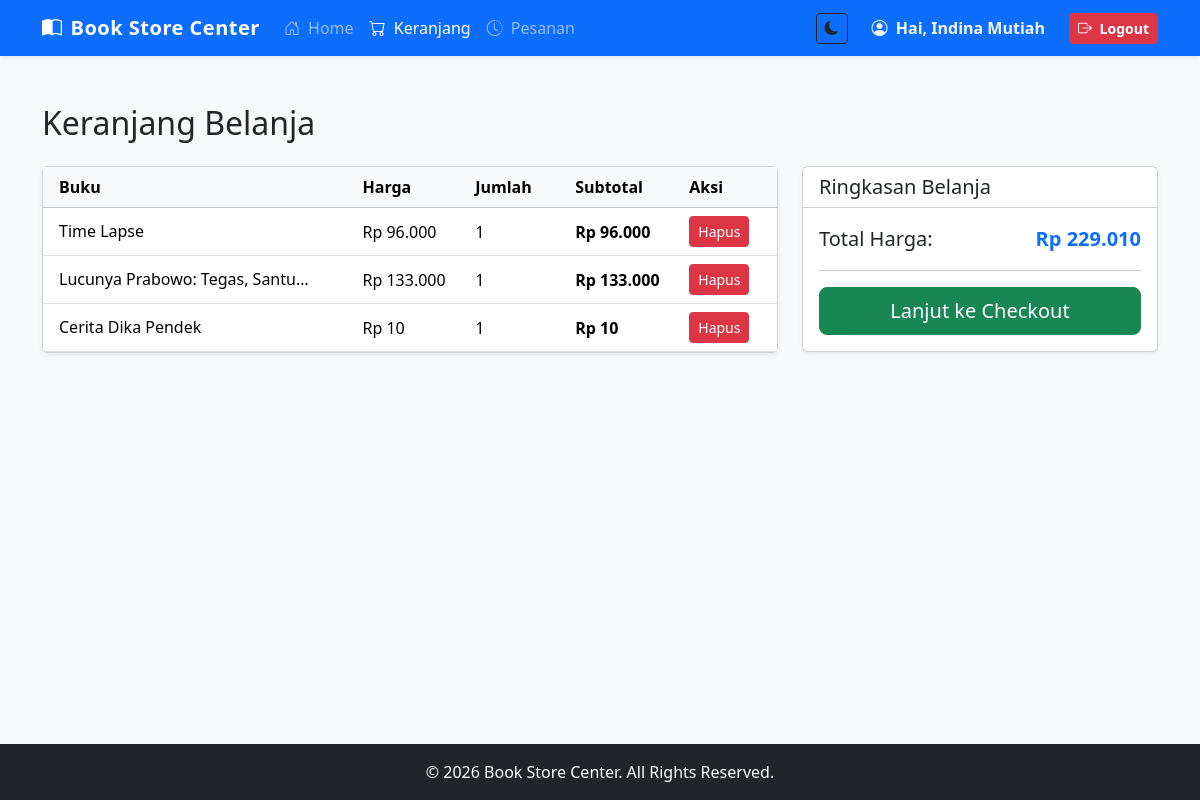
Screenshot of /cart.php (signed in) with the database file from the repository.
### tables this page shows
CREATE TABLE `carts` (
  `id` int(11) NOT NULL,
  `user_id` int(11) NOT NULL,
  `book_id` int(11) NOT NULL,
  `quantity` int(11) NOT NULL DEFAULT 1,
  `created_at` timestamp NOT NULL DEFAULT current_timestamp()
);

CREATE TABLE `books` (
  `id` int(11) NOT NULL,
  `category_id` int(11) NOT NULL,
  `title` varchar(200) NOT NULL,
  `author` varchar(100) NOT NULL,
  `publisher` varchar(100) DEFAULT NULL,
  `description` text DEFAULT NULL,
  `price` decimal(12,2) NOT NULL,
  `stock` int(11) NOT NULL DEFAULT 0,
  `cover_image` varchar(255) DEFAULT NULL,
  `created_at` timestamp NOT NULL DEFAULT current_timestamp(),
  `updated_at` timestamp NOT NULL DEFAULT current_timestamp() ON UPDATE current_timestamp()
);

### cart.php (the view, shortened to what this page needs)
<?php
require_once 'config/koneksi.php';
$user_id = $_SESSION['user_id'];
$query_cart = "SELECT c.id AS cart_id, c.quantity, b.id AS book_id, b.title, b.price, b.stock, b.cover_image
               FROM carts c
               JOIN books b ON c.book_id = b.id
               WHERE c.user_id = $user_id";
$result_cart = mysqli_query($koneksi, $query_cart);
$total_belanja = 0;
require_once 'includes/header.php';
?>
<div class="row mt-4">
    <div class="col-12">
        <h2 class="mb-4">Keranjang Belanja</h2>
    </div>
</div>
<div class="row">
    <div class="col-lg-8">
        <div class="card shadow-sm mb-4">
            <div class="card-body p-0">
                <div class="table-responsive">
                    <table class="table table-hover align-middle mb-0">
                        <thead class="table-light">
                            <tr>
                                <th class="ps-3">Buku</th>
                                <th>Harga</th>
                                <th width="100">Jumlah</th>
                                <th>Subtotal</th>
                                <th class="pe-3">Aksi</th>
                            </tr>
                        </thead>
                        <tbody>
                            <?php if (mysqli_num_rows($result_cart) > 0): ?>
                                <?php while ($item = mysqli_fetch_assoc($result_cart)): ?>
                                    <?php
                                        $subtotal = $item['price'] * $item['quantity'];
                                        $total_belanja += $subtotal;
                                    ?>
                                    <tr>
                                        <td class="ps-3">
                                            <h6 class="mb-0 text-truncate" style="max-width: 250px;" title="<?= htmlspecialchars($item['title']) ?>">
                                                <?= htmlspecialchars($item['title']) ?>
                                            </h6>
                                        </td>
                                        <td>Rp <?= number_format($item['price'], 0, ',', '.') ?></td>
                                        <td><?= $item['quantity'] ?></td>
                                        <td class="fw-bold">Rp <?= number_format($subtotal, 0, ',', '.') ?></td>
                                        <td class="pe-3">
                                            <a href="cart.php?action=hapus&id=<?= $item['cart_id'] ?>" class="btn btn-sm btn-danger" onclick="return confirm('Hapus buku ini dari keranjang?')">Hapus</a>
                                        </td>
                                    </tr>
                                <?php endwhile; ?>
                            <?php else: ?>
                                <tr>
                                    <td colspan="5" class="text-center py-4 text-muted">Keranjang Anda masih kosong. <a href="index.php">Belanja sekarang</a>.</td>
                                </tr>
                            <?php endif; ?>
                        </tbody>
                    </table>
                </div>
            </div>
        </div>
    </div>
    <div class="col-lg-4">
        <div class="card shadow-sm">
            <div class="card-header bg-white">
                <h5 class="mb-0">Ringkasan Belanja</h5>
            </div>
            <div class="card-body">
                <div class="d-flex justify-content-between mb-3">
                    <span class="fs-5">Total Harga:</span>
                    <span class="fs-5 fw-bold text-primary">Rp <?= number_format($total_belanja, 0, ',', '.') ?></span>
                </div>
                <hr>
                <?php if ($total_belanja > 0): ?>
                    <a href="checkout.php" class="btn btn-success w-100 btn-lg">Lanjut ke Checkout</a>
                <?php else: ?>
                    <button class="btn btn-secondary w-100 btn-lg" disabled>Checkout</button>
                <?php endif; ?>
            </div>
        </div>
    </div>
</div>
<?php require_once 'includes/footer.php'; ?>

### assets/css/darkmode.css (style rules this page uses)
:root { --dm-transition: 0.35s cubic-bezier(.4,0,.2,1); }
body, .card, .card-header, .card-body, .card-footer, .navbar, .table, .table th, .table td, .form-control, .form-select, .btn, .alert, .badge, .breadcrumb, footer, .input-group-text, .modal-content { transition: background-color var(--dm-transition), color var(--dm-transition), border-color var(--dm-transition), box-shadow var(--dm-transition); }

### rows the page displays
carts: book.title "Time Lapse", book.price "96.000", quantity "1", subtotal "96.000"
carts: book.title "Lucunya Prabowo: Tegas, Santu…", book.price "133.000", quantity "1", subtotal "133.000"
carts: book.title "Cerita Dika Pendek", book.price "10", quantity "1", subtotal "10"

### other values shown
$_SESSION['name'] "Indina Mutiah"
$total_belanja "229.010"
